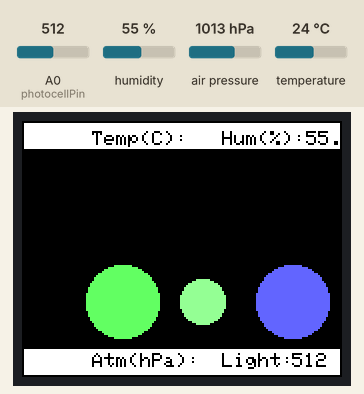
Recording of a sketch running on a simulated Arduino Uno, built for the host (arithmetic inside an expression is 32-bit, double 64-bit). Parts: 160×128 colour display. The inputs (shaded band) are chosen by the test bench; at power-on: humidity 55 %, A0 (photocellPin) = 512, temperature 24 °C, air pressure 1013 hPa. What the sketch prints to the serial monitor is not drawn.

Above: at 1.01 s.
1.3 s: humidity set to 22 %
At 1.61 s:
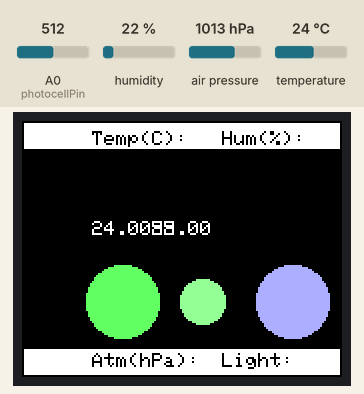
3.5 s: A0 (photocellPin) set to 354
At 3.84 s:
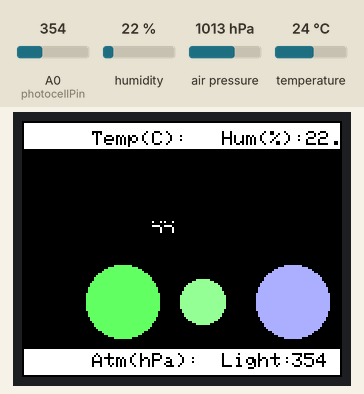
5.2 s: A0 (photocellPin) set to 321
At 5.33 s:
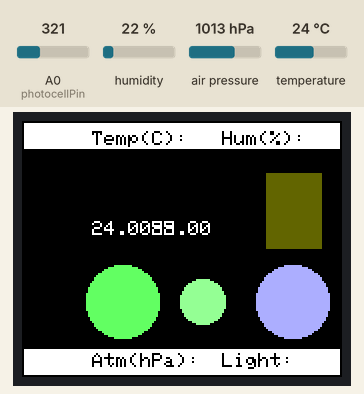
7.2 s: temperature set to 25.9 °C
At 7.42 s:
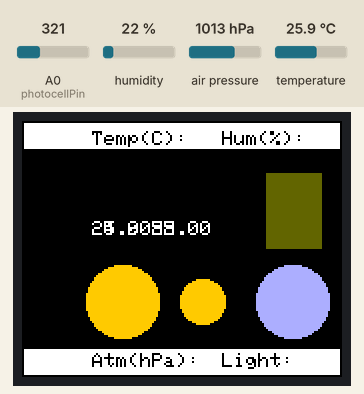
9.3 s: humidity set to 40 %
At 9.65 s:
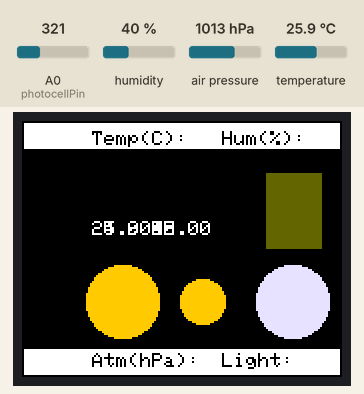
11.5 s: temperature set to 29.4 °C
At 11.59 s:
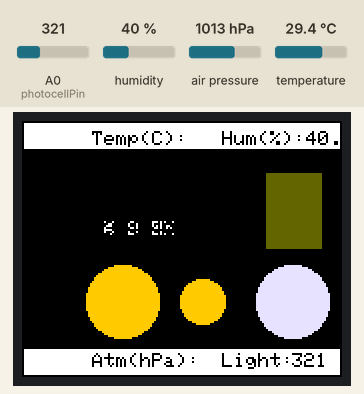

The sketch:

Hello_World_LCD.ino
```cpp
#include <SFE_BMP180.h>
#include <SPI.h>
#include <TFT.h>// Arduino TFT library
#include <Wire.h>
#include "SparkFunHTU21D.h"

#define cs   10
#define dc   8
#define rst  9
#define ALTITUDE 76.0 // Altitude of Toronto

SFE_BMP180 pressure; //create pressure sensor
HTU21D myHumidity; //create humidity sensor

TFT screen = TFT(cs, dc, rst);// Give wiring values to screen

/*
These are the ints and strings that are the data of Temperature, Humidity, Atmospheric Pressure and Lighting
*/

const int temp_readings = 10;
const int humd_readings = 10;
const int atm_readings = 10;
/*
These constant ints are used to determine size of arrays
*/

int temp_average[temp_readings];
int humidity_average[humd_readings];
int atm_average[atm_readings];
/*
These are the readings from the sensor input
*/

int sensor_index; // the index of the current sensor input
// totals for sensor input index
int temp_total = 0;
int humd_total = 0;
int atm_total = 0;
//average for data
int tempave;
int humdave;
int atmave;

int photocellPin = A0;
int comfort_level;
int temp_point;
int humidity_point;
int pressure_point;
String photocellReading;
char Lightvalue[5];
char Tempvalue[5];
char Humvalue[5];
char Atmvalue[5];
double P,T;

void setup() {

  Serial.begin(9600);//start serial screen
  Serial.print("Serial Monitor Start!");

  myHumidity.begin(); // start humidity sensor
  pressure.begin(); // start pressure sensor
  screen.begin(); // start the screen

  // set text size
  screen.setTextSize(1);

  // make the background black
  screen.background(0,0,0);

  // set the text color to black
  screen.stroke(0,0,0);

  // print rectangle on top and bottom of screen
  screen.fill(255,255,255);
  screen.rect(0, 0, screen.height() * 1.25, 15);
  screen.rect(0, 113, screen.height() * 1.25, 15);

  screen.text("Temp(C): ", 35, 5);
  screen.text("Hum(%): ", 100, 5);
  screen.text("Atm(hPa): ", 35, 116);
  screen.text("Light: ", 100, 116);

  /*
  These loops set all the sensor inputs to 0
  */

  for (int temp_reading = 0; temp_reading < temp_readings; temp_reading++)
  temp_average[temp_reading] = 0;
  for (int humd_reading = 0; humd_reading < humd_readings; humd_reading++)
  humidity_average[humd_readings] = 0;
  for (int atm_reading = 0; atm_reading < atm_readings; atm_reading++)
  atm_average[atm_readings] = 0;

}

void loop() {

  //set text colour to black
  screen.stroke(0,0,0);

  //create decimal values for humidity and temperature
  float humd = myHumidity.readHumidity();
  float temp = myHumidity.readTemperature();
  float atmtemp = pressure.getTemperature(T); //Temp from pressure sensor
  float atm = pressure.getPressure(P,T); // get pressure using temperature from pressure sensor
  double p0 = pressure.sealevel(P, ALTITUDE); // determine atmospheric pressure given pressure and altitude

  //convert decimal values to a string
  dtostrf(temp, 5, 2, Tempvalue);
  dtostrf(humd, 5, 2, Humvalue);

  //convert raw reading of lighting to string
  photocellReading = String(analogRead(photocellPin));
  //convert string to char array
  photocellReading.toCharArray(Lightvalue, 5);

  //display text and values on top rectangle

  screen.text(Tempvalue, 35, 50);
  screen.text(Humvalue, 142, 5);

  screen.text(Lightvalue, 135, 116);

  //print data in the serial screen
  Serial.print(" Temp: ");
  Serial.print(temp);
  Serial.print(" ");
  Serial.print("Humidity: ");
  Serial.print(Humvalue);
  Serial.print(" ");
  Serial.print("Pressure: ");
  Serial.print(p0);
  Serial.print(" ");
  Serial.println();


  delay(100);

  //reprint text but in white so it can refresh
  screen.stroke(255,255,255);
  screen.text(Lightvalue, 135, 116);
  screen.text(Humvalue, 142, 5);
  screen.text(Tempvalue, 35, 50);

  //This is to calculate the average of the sensor inputs

  //remove the last value in the array in order to add a new one
  temp_total = temp_total - temp_average[temp_readings];
  humd_total = humd_total - humidity_average[humd_readings];
  atm_total = atm_total - atm_average[atm_readings];
  //read from sensors
  temp_average[temp_readings] = temp;
  humidity_average[humd_readings] = humd;
  //atm_average[atm_readings] =
  //add reading to total
  temp_total = temp_total + temp_average[temp_readings];
  humd_total = humd_total + humidity_average[humd_readings];
  //atm_total
  //move to next position in array
  sensor_index = sensor_index + 1;
  //if at end of index, reset to 0
  if (sensor_index >= 10){
    sensor_index = 0;
  }
  //calculate average of sensor inputs
  tempave = temp_total / temp_readings;
  humdave = humd_total / humd_readings;
  //atmave = atm_total / atm_readings;


  //add new value in


  // This is to visually display light values in an easier way to understand
  screen.stroke(0,0,0);
  if (analogRead(photocellPin) > 60 && analogRead(photocellPin) < 120){
    screen.fill(255,255,100);
  }
  else if (analogRead(photocellPin) > 120 && analogRead(photocellPin) < 200){
    screen.fill(255,255,0);
  }
  else if (analogRead(photocellPin) > 200 && analogRead(photocellPin) < 250){
    screen.fill(200,200,0);
  }
  else if (analogRead(photocellPin) > 250 && analogRead(photocellPin) < 320){
    screen.fill(150,150,0);
  }
  else if (analogRead(photocellPin) > 320 && analogRead(photocellPin) < 340){
    screen.fill(100,100,0);
  }
  else{
    screen.fill(0,0,0);
  }

  screen.rect(screen.height()* 0.95, screen.height()* 0.20, 30, 40);


  //This is to visually display humidity values
  screen.stroke(0,0,0);
  if (humd > 90 && humd < 100){
    screen.fill(0,0,255);
  }
  else if (humd > 80 && humd < 90){
    screen.fill(25,25,255);
  }
  else if (humd > 70 && humd < 80){
    screen.fill(50,50,255);
  }
  else if (humd > 60 && humd < 70){
    screen.fill(75,75,255);
  }
  else if (humd > 50 && humd < 60){
    screen.fill(100,100,255);
  }
  else if (humd > 40 && humd < 50){
    screen.fill(125,125,255);
  }
  else if (humd > 30 && humd < 40){
    screen.fill(150,150,255);
  }
  else if (humd > 20 && humd < 30){
    screen.fill(175,175,255);
  }
  else if (humd > 10 && humd < 20){
    screen.fill(200,200,255);
  }
  else {
    screen.fill(225,225,255);
  }

  screen.circle(135, 90, screen.height()* 0.15);

  // This is to visually display temperature values
  screen.stroke(0,0,0);
  if (temp > 35){
    screen.fill(255,0,0);
  }
  else if (temp > 30 && temp < 35){
    screen.fill(255,125,0);
  }
  else if (temp > 25 && temp < 30){
    screen.fill(255,200,0);
  }
  else if (temp > 20 && temp < 25){
    screen.fill(100,255,100);
  }
  screen.circle(50, 90, screen.height() * 0.15);

  // comfort level works on a scale of 0-20, 0 being the ideal and 20 the least ideal

  //predict weather comfortness with averages with data
  //temp conditions
  if (tempave > 35){
    temp_point = 7;
  }
  else if (temp > 30 && temp < 35){
    temp_point = 5;
  }
  else if (temp > 25 && temp < 30){
    temp_point = 3;
  }
  else if (temp > 20 && temp < 25){
   temp_point = 0;
  }

  //humidity conditions
  if (humdave > 90 && humdave < 100){
    humidity_point = 8;
  }
  else if (humdave > 80 && humdave < 90){
    humidity_point = 8;
  }
  else if (humdave > 70 && humdave < 80){
    humidity_point = 6;
  }
  else if (humdave > 60 && humdave < 70){
    humidity_point = 4;
  }
  else if (humdave > 50 && humdave < 60){
    humidity_point = 2;
  }
  else if (humdave > 40 && humdave < 50){
    humidity_point = 0;
  }
  else if (humdave > 30 && humdave < 40){
    humidity_point = 0;
  }
  else if (humdave > 20 && humdave < 30){
     humidity_point = 2;
  }
  else if (humdave > 10 && humdave < 20){
    humidity_point = 4;
  }
  else {
    humidity_point = 6;
  }

  //calculate comfort level
  comfort_level = temp_point + humidity_point + pressure_point;

  if (comfort_level > 18){
    screen.fill(255,0,0);
  }
  else if (comfort_level > 15){
    screen.fill(255,100,100);
  }
  else if (comfort_level > 12){
    screen.fill(255,150,150);
  }
  else if (comfort_level > 9){
    screen.fill(255,150,0);
  }
  else if (comfort_level > 6){
    screen.fill(255,200,0);
  }
  else if (comfort_level > 3){
    screen.fill(150,255,150);
  }
  else {
    screen.fill(150,150,255);
  }
  screen.circle(90, 90, screen.height() * 0.10);
}


//60-120 Very bright
//120-200 Bright
//200-250 Dim
//250-320 Very Dim
//320-340 Dark
//340+ Pitch Blackness
```

Measured:
- the behaviour switches between 340 and 339 on A0 (photocellPin) (found by bisection; images 2 and 3)
- the behaviour switches between 25 and 25.1 °C on temperature (found by bisection; images 3 and 4)
- after the input at 1.3 s, the display: first differs from a run without the input after 0.22 s (image 1)
- after the input at 3.5 s, the display: first differs from a run without the input after 0.29 s (image 2)
- after the input at 5.2 s, the display: changes at once (image 3)
- after the input at 7.2 s, the display: first changes at once (image 4 shows a later state)
- after the input at 9.3 s, the display: first differs from a run without the input after 0.26 s (image 5)
- after the input at 11.5 s, the display: changes at once (image 6)
